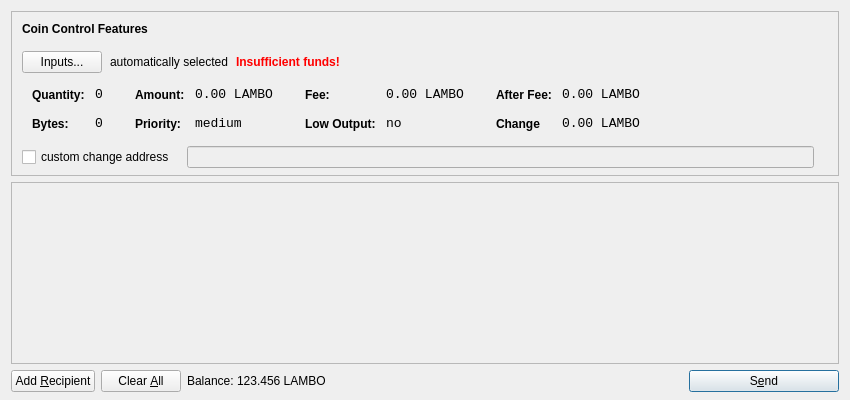
<?xml version="1.0" encoding="UTF-8"?>
<ui version="4.0">
 <class>SendCoinsDialog</class>
 <widget class="QDialog" name="SendCoinsDialog">
  <property name="geometry">
   <rect>
    <x>0</x>
    <y>0</y>
    <width>850</width>
    <height>400</height>
   </rect>
  </property>
  <property name="windowTitle">
   <string>Send Coins</string>
  </property>
  <layout class="QVBoxLayout" name="verticalLayout" stretch="0,1,0">
   <property name="bottomMargin">
    <number>8</number>
   </property>
   <item>
    <widget class="QFrame" name="frameCoinControl">
     <property name="sizePolicy">
      <sizepolicy hsizetype="Expanding" vsizetype="Expanding">
       <horstretch>0</horstretch>
       <verstretch>0</verstretch>
      </sizepolicy>
     </property>
     <property name="maximumSize">
      <size>
       <width>16777215</width>
       <height>16777215</height>
      </size>
     </property>
     <property name="frameShape">
      <enum>QFrame::StyledPanel</enum>
     </property>
     <property name="frameShadow">
      <enum>QFrame::Sunken</enum>
     </property>
     <layout class="QVBoxLayout" name="verticalLayoutCoinControl2">
      <property name="spacing">
       <number>-1</number>
      </property>
      <property name="leftMargin">
       <number>0</number>
      </property>
      <property name="topMargin">
       <number>0</number>
      </property>
      <property name="rightMargin">
       <number>0</number>
      </property>
      <property name="bottomMargin">
       <number>6</number>
      </property>
      <item>
       <layout class="QVBoxLayout" name="verticalLayoutCoinControl" stretch="0,0,0,0,1">
        <property name="spacing">
         <number>0</number>
        </property>
        <property name="leftMargin">
         <number>10</number>
        </property>
        <property name="topMargin">
         <number>10</number>
        </property>
        <item>
         <layout class="QHBoxLayout" name="horizontalLayoutCoinControl1">
          <property name="bottomMargin">
           <number>15</number>
          </property>
          <item>
           <widget class="QLabel" name="labelCoinControlFeatures">
            <property name="sizePolicy">
             <sizepolicy hsizetype="Preferred" vsizetype="Maximum">
              <horstretch>0</horstretch>
              <verstretch>0</verstretch>
             </sizepolicy>
            </property>
            <property name="font">
             <font>
              <weight>75</weight>
              <bold>true</bold>
             </font>
            </property>
            <property name="styleSheet">
             <string notr="true">font-weight:bold;</string>
            </property>
            <property name="text">
             <string>Coin Control Features</string>
            </property>
           </widget>
          </item>
         </layout>
        </item>
        <item>
         <layout class="QHBoxLayout" name="horizontalLayoutCoinControl2" stretch="0,0,0,0">
          <property name="spacing">
           <number>8</number>
          </property>
          <property name="bottomMargin">
           <number>10</number>
          </property>
          <item>
           <widget class="QPushButton" name="pushButtonCoinControl">
            <property name="styleSheet">
             <string notr="true"/>
            </property>
            <property name="text">
             <string>Inputs...</string>
            </property>
           </widget>
          </item>
          <item>
           <widget class="QLabel" name="labelCoinControlAutomaticallySelected">
            <property name="text">
             <string>automatically selected</string>
            </property>
            <property name="margin">
             <number>5</number>
            </property>
           </widget>
          </item>
          <item>
           <widget class="QLabel" name="labelCoinControlInsuffFunds">
            <property name="font">
             <font>
              <weight>75</weight>
              <bold>true</bold>
             </font>
            </property>
            <property name="styleSheet">
             <string notr="true">color:red;font-weight:bold;</string>
            </property>
            <property name="text">
             <string>Insufficient funds!</string>
            </property>
            <property name="margin">
             <number>5</number>
            </property>
           </widget>
          </item>
          <item>
           <spacer name="horizontalSpacerCoinControl">
            <property name="orientation">
             <enum>Qt::Horizontal</enum>
            </property>
            <property name="sizeHint" stdset="0">
             <size>
              <width>40</width>
              <height>1</height>
             </size>
            </property>
           </spacer>
          </item>
         </layout>
        </item>
        <item>
         <widget class="QWidget" name="widgetCoinControl" native="true">
          <property name="sizePolicy">
           <sizepolicy hsizetype="Preferred" vsizetype="Preferred">
            <horstretch>0</horstretch>
            <verstretch>0</verstretch>
           </sizepolicy>
          </property>
          <property name="minimumSize">
           <size>
            <width>0</width>
            <height>0</height>
           </size>
          </property>
          <property name="styleSheet">
           <string notr="true"/>
          </property>
          <layout class="QHBoxLayout" name="horizontalLayoutCoinControl5">
           <property name="margin">
            <number>0</number>
           </property>
           <item>
            <layout class="QHBoxLayout" name="horizontalLayoutCoinControl3" stretch="0,0,0,1">
             <property name="spacing">
              <number>20</number>
             </property>
             <property name="topMargin">
              <number>0</number>
             </property>
             <property name="bottomMargin">
              <number>10</number>
             </property>
             <item>
              <layout class="QFormLayout" name="formLayoutCoinControl1">
               <property name="horizontalSpacing">
                <number>10</number>
               </property>
               <property name="verticalSpacing">
                <number>14</number>
               </property>
               <property name="leftMargin">
                <number>10</number>
               </property>
               <property name="topMargin">
                <number>4</number>
               </property>
               <property name="rightMargin">
                <number>6</number>
               </property>
               <item row="0" column="0">
                <widget class="QLabel" name="labelCoinControlQuantityText">
                 <property name="styleSheet">
                  <string notr="true">font-weight:bold;</string>
                 </property>
                 <property name="text">
                  <string>Quantity:</string>
                 </property>
                 <property name="margin">
                  <number>0</number>
                 </property>
                </widget>
               </item>
               <item row="0" column="1">
                <widget class="QLabel" name="labelCoinControlQuantity">
                 <property name="font">
                  <font>
                   <family>Monospace</family>
                   <pointsize>10</pointsize>
                  </font>
                 </property>
                 <property name="cursor">
                  <cursorShape>IBeamCursor</cursorShape>
                 </property>
                 <property name="contextMenuPolicy">
                  <enum>Qt::ActionsContextMenu</enum>
                 </property>
                 <property name="text">
                  <string>0</string>
                 </property>
                 <property name="margin">
                  <number>0</number>
                 </property>
                 <property name="textInteractionFlags">
                  <set>Qt::LinksAccessibleByMouse|Qt::TextSelectableByKeyboard|Qt::TextSelectableByMouse</set>
                 </property>
                </widget>
               </item>
               <item row="1" column="0">
                <widget class="QLabel" name="labelCoinControlBytesText">
                 <property name="styleSheet">
                  <string notr="true">font-weight:bold;</string>
                 </property>
                 <property name="text">
                  <string>Bytes:</string>
                 </property>
                </widget>
               </item>
               <item row="1" column="1">
                <widget class="QLabel" name="labelCoinControlBytes">
                 <property name="font">
                  <font>
                   <family>Monospace</family>
                   <pointsize>10</pointsize>
                  </font>
                 </property>
                 <property name="cursor">
                  <cursorShape>IBeamCursor</cursorShape>
                 </property>
                 <property name="contextMenuPolicy">
                  <enum>Qt::ActionsContextMenu</enum>
                 </property>
                 <property name="text">
                  <string>0</string>
                 </property>
                 <property name="textInteractionFlags">
                  <set>Qt::LinksAccessibleByMouse|Qt::TextSelectableByKeyboard|Qt::TextSelectableByMouse</set>
                 </property>
                </widget>
               </item>
              </layout>
             </item>
             <item>
              <layout class="QFormLayout" name="formLayoutCoinControl2">
               <property name="horizontalSpacing">
                <number>10</number>
               </property>
               <property name="verticalSpacing">
                <number>14</number>
               </property>
               <property name="leftMargin">
                <number>6</number>
               </property>
               <property name="topMargin">
                <number>4</number>
               </property>
               <property name="rightMargin">
                <number>6</number>
               </property>
               <item row="0" column="0">
                <widget class="QLabel" name="labelCoinControlAmountText">
                 <property name="styleSheet">
                  <string notr="true">font-weight:bold;</string>
                 </property>
                 <property name="text">
                  <string>Amount:</string>
                 </property>
                 <property name="margin">
                  <number>0</number>
                 </property>
                </widget>
               </item>
               <item row="0" column="1">
                <widget class="QLabel" name="labelCoinControlAmount">
                 <property name="font">
                  <font>
                   <family>Monospace</family>
                   <pointsize>10</pointsize>
                  </font>
                 </property>
                 <property name="cursor">
                  <cursorShape>IBeamCursor</cursorShape>
                 </property>
                 <property name="contextMenuPolicy">
                  <enum>Qt::ActionsContextMenu</enum>
                 </property>
                 <property name="text">
                  <string>0.00 LAMBO</string>
                 </property>
                 <property name="textInteractionFlags">
                  <set>Qt::LinksAccessibleByMouse|Qt::TextSelectableByKeyboard|Qt::TextSelectableByMouse</set>
                 </property>
                </widget>
               </item>
               <item row="1" column="0">
                <widget class="QLabel" name="labelCoinControlPriorityText">
                 <property name="styleSheet">
                  <string notr="true">font-weight:bold;</string>
                 </property>
                 <property name="text">
                  <string>Priority:</string>
                 </property>
                </widget>
               </item>
               <item row="1" column="1">
                <widget class="QLabel" name="labelCoinControlPriority">
                 <property name="font">
                  <font>
                   <family>Monospace</family>
                   <pointsize>10</pointsize>
                  </font>
                 </property>
                 <property name="cursor">
                  <cursorShape>IBeamCursor</cursorShape>
                 </property>
                 <property name="contextMenuPolicy">
                  <enum>Qt::ActionsContextMenu</enum>
                 </property>
                 <property name="text">
                  <string>medium</string>
                 </property>
                 <property name="textInteractionFlags">
                  <set>Qt::LinksAccessibleByMouse|Qt::TextSelectableByKeyboard|Qt::TextSelectableByMouse</set>
                 </property>
                </widget>
               </item>
              </layout>
             </item>
             <item>
              <layout class="QFormLayout" name="formLayoutCoinControl3">
               <property name="horizontalSpacing">
                <number>10</number>
               </property>
               <property name="verticalSpacing">
                <number>14</number>
               </property>
               <property name="leftMargin">
                <number>6</number>
               </property>
               <property name="topMargin">
                <number>4</number>
               </property>
               <property name="rightMargin">
                <number>6</number>
               </property>
               <item row="0" column="0">
                <widget class="QLabel" name="labelCoinControlFeeText">
                 <property name="styleSheet">
                  <string notr="true">font-weight:bold;</string>
                 </property>
                 <property name="text">
                  <string>Fee:</string>
                 </property>
                 <property name="margin">
                  <number>0</number>
                 </property>
                </widget>
               </item>
               <item row="0" column="1">
                <widget class="QLabel" name="labelCoinControlFee">
                 <property name="font">
                  <font>
                   <family>Monospace</family>
                   <pointsize>10</pointsize>
                  </font>
                 </property>
                 <property name="cursor">
                  <cursorShape>IBeamCursor</cursorShape>
                 </property>
                 <property name="contextMenuPolicy">
                  <enum>Qt::ActionsContextMenu</enum>
                 </property>
                 <property name="text">
                  <string>0.00 LAMBO</string>
                 </property>
                 <property name="textInteractionFlags">
                  <set>Qt::LinksAccessibleByMouse|Qt::TextSelectableByKeyboard|Qt::TextSelectableByMouse</set>
                 </property>
                </widget>
               </item>
               <item row="1" column="0">
                <widget class="QLabel" name="labelCoinControlLowOutputText">
                 <property name="styleSheet">
                  <string notr="true">font-weight:bold;</string>
                 </property>
                 <property name="text">
                  <string>Low Output:</string>
                 </property>
                </widget>
               </item>
               <item row="1" column="1">
                <widget class="QLabel" name="labelCoinControlLowOutput">
                 <property name="font">
                  <font>
                   <family>Monospace</family>
                   <pointsize>10</pointsize>
                  </font>
                 </property>
                 <property name="cursor">
                  <cursorShape>IBeamCursor</cursorShape>
                 </property>
                 <property name="contextMenuPolicy">
                  <enum>Qt::ActionsContextMenu</enum>
                 </property>
                 <property name="text">
                  <string>no</string>
                 </property>
                 <property name="textInteractionFlags">
                  <set>Qt::LinksAccessibleByMouse|Qt::TextSelectableByKeyboard|Qt::TextSelectableByMouse</set>
                 </property>
                </widget>
               </item>
              </layout>
             </item>
             <item>
              <layout class="QFormLayout" name="formLayoutCoinControl4">
               <property name="horizontalSpacing">
                <number>10</number>
               </property>
               <property name="verticalSpacing">
                <number>14</number>
               </property>
               <property name="leftMargin">
                <number>6</number>
               </property>
               <property name="topMargin">
                <number>4</number>
               </property>
               <property name="rightMargin">
                <number>6</number>
               </property>
               <item row="0" column="0">
                <widget class="QLabel" name="labelCoinControlAfterFeeText">
                 <property name="styleSheet">
                  <string notr="true">font-weight:bold;</string>
                 </property>
                 <property name="text">
                  <string>After Fee:</string>
                 </property>
                 <property name="margin">
                  <number>0</number>
                 </property>
                </widget>
               </item>
               <item row="0" column="1">
                <widget class="QLabel" name="labelCoinControlAfterFee">
                 <property name="font">
                  <font>
                   <family>Monospace</family>
                   <pointsize>10</pointsize>
                  </font>
                 </property>
                 <property name="cursor">
                  <cursorShape>IBeamCursor</cursorShape>
                 </property>
                 <property name="contextMenuPolicy">
                  <enum>Qt::ActionsContextMenu</enum>
                 </property>
                 <property name="text">
                  <string>0.00 LAMBO</string>
                 </property>
                 <property name="textInteractionFlags">
                  <set>Qt::LinksAccessibleByMouse|Qt::TextSelectableByKeyboard|Qt::TextSelectableByMouse</set>
                 </property>
                </widget>
               </item>
               <item row="1" column="0">
                <widget class="QLabel" name="labelCoinControlChangeText">
                 <property name="styleSheet">
                  <string notr="true">font-weight:bold;</string>
                 </property>
                 <property name="text">
                  <string>Change</string>
                 </property>
                </widget>
               </item>
               <item row="1" column="1">
                <widget class="QLabel" name="labelCoinControlChange">
                 <property name="font">
                  <font>
                   <family>Monospace</family>
                   <pointsize>10</pointsize>
                  </font>
                 </property>
                 <property name="cursor">
                  <cursorShape>IBeamCursor</cursorShape>
                 </property>
                 <property name="contextMenuPolicy">
                  <enum>Qt::ActionsContextMenu</enum>
                 </property>
                 <property name="text">
                  <string>0.00 LAMBO</string>
                 </property>
                 <property name="textInteractionFlags">
                  <set>Qt::LinksAccessibleByMouse|Qt::TextSelectableByKeyboard|Qt::TextSelectableByMouse</set>
                 </property>
                </widget>
               </item>
              </layout>
             </item>
            </layout>
           </item>
          </layout>
         </widget>
        </item>
        <item>
         <layout class="QHBoxLayout" name="horizontalLayoutCoinControl4" stretch="0,0,0">
          <property name="spacing">
           <number>12</number>
          </property>
          <property name="sizeConstraint">
           <enum>QLayout::SetDefaultConstraint</enum>
          </property>
          <property name="topMargin">
           <number>5</number>
          </property>
          <property name="rightMargin">
           <number>5</number>
          </property>
          <item>
           <widget class="QCheckBox" name="checkBoxCoinControlChange">
            <property name="text">
             <string>custom change address</string>
            </property>
           </widget>
          </item>
          <item>
           <widget class="QLineEdit" name="lineEditCoinControlChange">
            <property name="enabled">
             <bool>false</bool>
            </property>
            <property name="sizePolicy">
             <sizepolicy hsizetype="Expanding" vsizetype="Fixed">
              <horstretch>0</horstretch>
              <verstretch>0</verstretch>
             </sizepolicy>
            </property>
           </widget>
          </item>
          <item>
           <widget class="QLabel" name="labelCoinControlChangeLabel">
            <property name="sizePolicy">
             <sizepolicy hsizetype="Preferred" vsizetype="Expanding">
              <horstretch>0</horstretch>
              <verstretch>0</verstretch>
             </sizepolicy>
            </property>
            <property name="minimumSize">
             <size>
              <width>0</width>
              <height>0</height>
             </size>
            </property>
            <property name="text">
             <string/>
            </property>
            <property name="margin">
             <number>3</number>
            </property>
           </widget>
          </item>
         </layout>
        </item>
        <item>
         <spacer name="verticalSpacerCoinControl">
          <property name="orientation">
           <enum>Qt::Vertical</enum>
          </property>
          <property name="sizeHint" stdset="0">
           <size>
            <width>800</width>
            <height>1</height>
           </size>
          </property>
         </spacer>
        </item>
       </layout>
      </item>
     </layout>
    </widget>
   </item>
   <item>
    <widget class="QScrollArea" name="scrollArea">
     <property name="widgetResizable">
      <bool>true</bool>
     </property>
     <widget class="QWidget" name="scrollAreaWidgetContents">
      <property name="geometry">
       <rect>
        <x>0</x>
        <y>0</y>
        <width>830</width>
        <height>165</height>
       </rect>
      </property>
      <layout class="QVBoxLayout" name="verticalLayout_2">
       <property name="margin">
        <number>0</number>
       </property>
       <item>
        <layout class="QVBoxLayout" name="entries">
         <property name="spacing">
          <number>6</number>
         </property>
        </layout>
       </item>
       <item>
        <spacer name="verticalSpacer">
         <property name="orientation">
          <enum>Qt::Vertical</enum>
         </property>
         <property name="sizeHint" stdset="0">
          <size>
           <width>20</width>
           <height>40</height>
          </size>
         </property>
        </spacer>
       </item>
      </layout>
     </widget>
    </widget>
   </item>
   <item>
    <layout class="QHBoxLayout" name="horizontalLayout">
     <item>
      <widget class="QPushButton" name="addButton">
       <property name="toolTip">
        <string>Send to multiple recipients at once</string>
       </property>
       <property name="text">
        <string>Add &amp;Recipient</string>
       </property>
       <property name="icon">
        <iconset resource="../bitcoin.qrc">
         <normaloff>:/icons/add</normaloff>:/icons/add</iconset>
       </property>
       <property name="autoDefault">
        <bool>false</bool>
       </property>
      </widget>
     </item>
     <item>
      <widget class="QPushButton" name="clearButton">
       <property name="sizePolicy">
        <sizepolicy hsizetype="Minimum" vsizetype="Fixed">
         <horstretch>0</horstretch>
         <verstretch>0</verstretch>
        </sizepolicy>
       </property>
       <property name="toolTip">
        <string>Remove all transaction fields</string>
       </property>
       <property name="text">
        <string>Clear &amp;All</string>
       </property>
       <property name="icon">
        <iconset resource="../bitcoin.qrc">
         <normaloff>:/icons/remove</normaloff>:/icons/remove</iconset>
       </property>
       <property name="autoRepeatDelay">
        <number>300</number>
       </property>
       <property name="autoDefault">
        <bool>false</bool>
       </property>
      </widget>
     </item>
     <item>
      <layout class="QHBoxLayout" name="horizontalLayout_2">
       <property name="spacing">
        <number>3</number>
       </property>
       <item>
        <widget class="QLabel" name="label">
         <property name="sizePolicy">
          <sizepolicy hsizetype="Preferred" vsizetype="Fixed">
           <horstretch>0</horstretch>
           <verstretch>0</verstretch>
          </sizepolicy>
         </property>
         <property name="text">
          <string>Balance:</string>
         </property>
        </widget>
       </item>
       <item>
        <widget class="QLabel" name="labelBalance">
         <property name="sizePolicy">
          <sizepolicy hsizetype="Preferred" vsizetype="Fixed">
           <horstretch>0</horstretch>
           <verstretch>0</verstretch>
          </sizepolicy>
         </property>
         <property name="cursor">
          <cursorShape>IBeamCursor</cursorShape>
         </property>
         <property name="text">
          <string>123.456 LAMBO</string>
         </property>
         <property name="textInteractionFlags">
          <set>Qt::LinksAccessibleByMouse|Qt::TextSelectableByKeyboard|Qt::TextSelectableByMouse</set>
         </property>
        </widget>
       </item>
      </layout>
     </item>
     <item>
      <spacer name="horizontalSpacer">
       <property name="orientation">
        <enum>Qt::Horizontal</enum>
       </property>
       <property name="sizeHint" stdset="0">
        <size>
         <width>40</width>
         <height>20</height>
        </size>
       </property>
      </spacer>
     </item>
     <item>
      <widget class="QPushButton" name="sendButton">
       <property name="minimumSize">
        <size>
         <width>150</width>
         <height>0</height>
        </size>
       </property>
       <property name="toolTip">
        <string>Confirm the send action</string>
       </property>
       <property name="text">
        <string>S&amp;end</string>
       </property>
       <property name="icon">
        <iconset resource="../bitcoin.qrc">
         <normaloff>:/icons/send</normaloff>:/icons/send</iconset>
       </property>
       <property name="default">
        <bool>true</bool>
       </property>
      </widget>
     </item>
    </layout>
   </item>
  </layout>
 </widget>
 <resources>
  <include location="../bitcoin.qrc"/>
 </resources>
 <connections/>
</ui>
